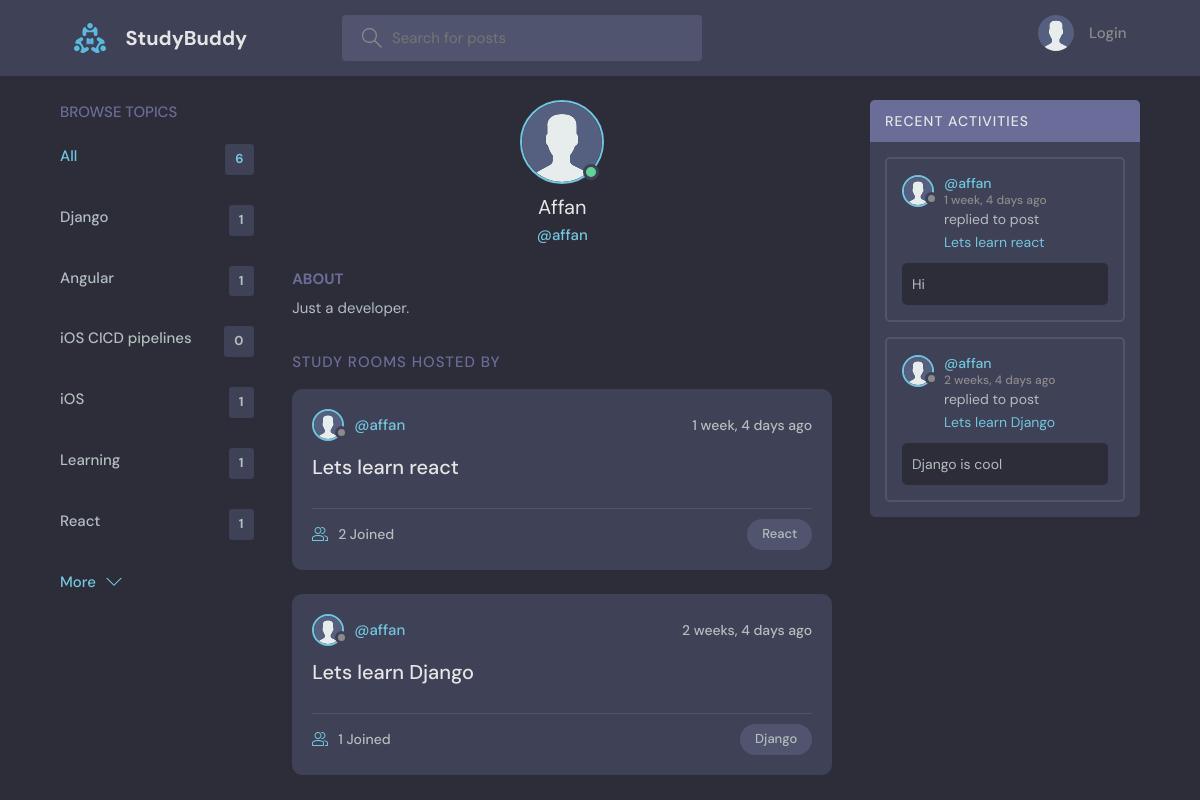
Page /profile/1/ on the committed database.
### base/models.py (models this page shows, shortened)
class Topic(models.Model):
    name = models.CharField(max_length=200)

class User(AbstractUser):
    name = models.CharField(max_length=200, null=True)
    email = models.EmailField(unique=True, null=True)
    bio = models.TextField(null=True)
    avatar = models.ImageField(null=True, default="avatar.svg")
    USERNAME_FIELD = 'email'
    REQUIRED_FIELDS = []

class Room(models.Model):
    host = models.ForeignKey(User, on_delete=models.SET_NULL, null=True)
    topic = models.ForeignKey(Topic, on_delete=models.SET_NULL, null=True)
    name = models.CharField(max_length=200)
    description = models.TextField(null=True, blank=True)
    participants = models.ManyToManyField(
        User, related_name='participants', blank=True)
    updated = models.DateTimeField(auto_now=True)
    created = models.DateTimeField(auto_now_add=True)
    class Meta:
        ordering = ['-updated', '-created']
    def __str__(self):
        return self.name

class Message(models.Model):
    user = models.ForeignKey(User, on_delete=models.CASCADE)
    room = models.ForeignKey(Room, on_delete=models.CASCADE)
    body = models.TextField()
    updated = models.DateTimeField(auto_now=True)
    created = models.DateTimeField(auto_now_add=True)
    class Meta:
        ordering = ['-updated', '-created']

### base/views.py (the view)
# urls.py: path('profile/<str:pk>/', views.userProfile, name="user-profile"),
def userProfile(request, pk):
    user = User.objects.get(id=pk)
    rooms = user.room_set.all()
    room_messages = user.message_set.all()
    topics = Topic.objects.all()
    context = {'user': user, 'rooms': rooms,
                'room_messages': room_messages, 'topics': topics}
    return render(request, 'base/profile.html', context)

### base/templates/base/profile.html (shortened to what this page needs)
{% extends 'main.html' %}
{% block content %}
<main class="profile-page layout layout--3">
  <div class="container">
    {% include 'base/topics_component.html' %}
    <div class="roomList">
      <div class="profile">
        <div class="profile__avatar">
          <div class="avatar avatar--large active">
            <img src="{{user.avatar.url}}" />
          </div>
        </div>
        <div class="profile__info">
          <h3>{{user.name}}</h3>
          <p>@{{user.username}}</p>
        </div>
        <div class="profile__about">
          <h3>About</h3>
          <p>
            {{user.bio}}
          </p>
        </div>
      </div>
      <div class="roomList__header">
        <div>
          <h2>Study Rooms Hosted by </a>
          </h2>
        </div>
      </div>
      {% include 'base/feed_component.html' %}
    </div>
    {% include 'base/activity_component.html' %}
  </div>
</main>
{% endblock content %}

### templates/main.html (shortened to what this page needs)
<!DOCTYPE html>
{% load static %}
<html lang="en">
<head>
    <link rel="stylesheet" href="{% static 'styles/style.css' %}" />
</head>
<body>
    {% include 'navbar.html' %}
    {% block content %}
    {% endblock %}
</body>
</html>

### templates/navbar.html (shortened to what this page needs)
{% load static %}
<header class="header header--loggedIn">
    <div class="container">
        <a href="{% url 'home' %}" class="header__logo">
            <img src="{% static 'images/logo.svg' %}" />
            <h1>StudyBuddy</h1>
        </a>
        <form class="header__search" method="GET" action="{% url 'home' %}">
            <label>
                <input name="q" placeholder="Search for posts" />
            </label>
        </form>
        <nav class="header__menu">
            {% if request.user.is_authenticated %}
            <div class="header__user">
                <a href="{% url 'update-user' %}">
                    <div class="avatar avatar--medium active">
                        <img src="{{request.user.avatar.url}}" />
                    </div>
                    <p>{{request.user.username}} <span>@{{request.user.username}}</span></p>
                </a>
                <button class="dropdown-button">
                    <svg version="1.1" xmlns="http://www.w3.org/2000/svg" width="32" height="32" viewBox="0 0 32 32">
                        <title>chevron-down</title>
                        <path d="M16 21l-13-13h-3l16 16 16-16h-3l-13 13z"></path>
                    </svg>
                </button>
            </div>
            {% else %}
            <a href="{% url 'login' %}">
                <img src="{% static 'images/avatar.svg' %}" />
                <p>Login</p>
            </a>
            {% endif %}
        </nav>
    </div>
</header>

### base/templates/base/topics_component.html
<div class="topics">
    <div class="topics__header">
        <h2>Browse Topics</h2>
    </div>
    <ul class="topics__list">
        <li>
            <a href="{% url 'home' %}" class="active">All <span>{{topics.count}}</span></a>
        </li>
        {% for topic in topics %}
        <li>
            <a href="{% url 'home' %}?q={{topic.name}}">{{topic.name}}<span>{{topic.room_set.all.count}}</span></a>
        </li>
        {% endfor %}
    </ul>
    <a class="btn btn--link" href="{% url 'topics' %}">
        More
        <svg version="1.1" xmlns="http://www.w3.org/2000/svg" width="32" height="32" viewBox="0 0 32 32">
            <title>chevron-down</title>
            <path d="M16 21l-13-13h-3l16 16 16-16h-3l-13 13z"></path>
        </svg>
    </a>
</div>

### base/templates/base/feed_component.html (shortened to what this page needs)
{% for room in rooms %}
<div class="roomListRoom">
    <div class="roomListRoom__header">
        <a href="{% url 'user-profile' room.host.id %}" class="roomListRoom__author">
            <div class="avatar avatar--small">
                <img src="{{room.host.avatar.url}}" />
            </div>
            <span>@{{room.host.username}}</span>
        </a>
        <div class="roomListRoom__actions">
            <span>{{room.created|timesince}} ago</span>
        </div>
    </div>
    <div class="roomListRoom__content">
        <a href="{% url 'room' room.id %}">{{room.name}}</a>
    </div>
    <div class="roomListRoom__meta">
        <a href="{% url 'room' room.id %}" class="roomListRoom__joined">
            {{room.participants.all.count}} Joined
        </a>
        <p class="roomListRoom__topic">{{room.topic.name}}</p>
    </div>
</div>
{% endfor %}

### base/templates/base/activity_component.html (shortened to what this page needs)
<div class="activities">
    <div class="activities__header">
        <h2>Recent Activities</h2>
    </div>
    {% for message in room_messages %}
    <div class="activities__box">
        <div class="activities__boxHeader roomListRoom__header">
            <a href="{% url 'user-profile' message.user.id %}" class="roomListRoom__author">
                <div class="avatar avatar--small">
                    <img src="{{message.user.avatar.url}}" />
                </div>
                <p>
                    @{{message.user.username}}
                    <span>{{message.created|timesince}} ago</span>
                </p>
            </a>
        </div>
        <div class="activities__boxContent">
            <p>replied to post <a href="{% url 'room' message.room.id %}">{{message.room}}</a></p>
            <div class="activities__boxRoomContent">{{message.body}}</div>
        </div>
    </div>
    {% endfor %}
</div>

### rows in the picture
Topic: name "Django", room_set.all.count "1"
Topic: name "Angular", room_set.all.count "1"
Topic: name "iOS CICD pipelines", room_set.all.count "0"
Topic: name "iOS", room_set.all.count "1"
Topic: name "Learning", room_set.all.count "1"
Topic: name "React", room_set.all.count "1"
User: avatar (placeholder picture), name "Affan", username "affan", bio "Just a developer."
Room: host.avatar (placeholder picture), host.username "affan", created "1 week, 4 days", name "Lets learn react", participants.all.count "2", topic.name "React"
Room: host.avatar (placeholder picture), host.username "affan", created "2 weeks, 4 days", name "Lets learn Django", participants.all.count "1", topic.name "Django"
Message: user.avatar (placeholder picture), user.username "affan", created "1 week, 4 days", room "Lets learn react", body "Hi"
Message: user.avatar (placeholder picture), user.username "affan", created "2 weeks, 4 days", room "Lets learn Django", body "Django is cool"

### other values in the picture
{{ topics.count }} "6"
